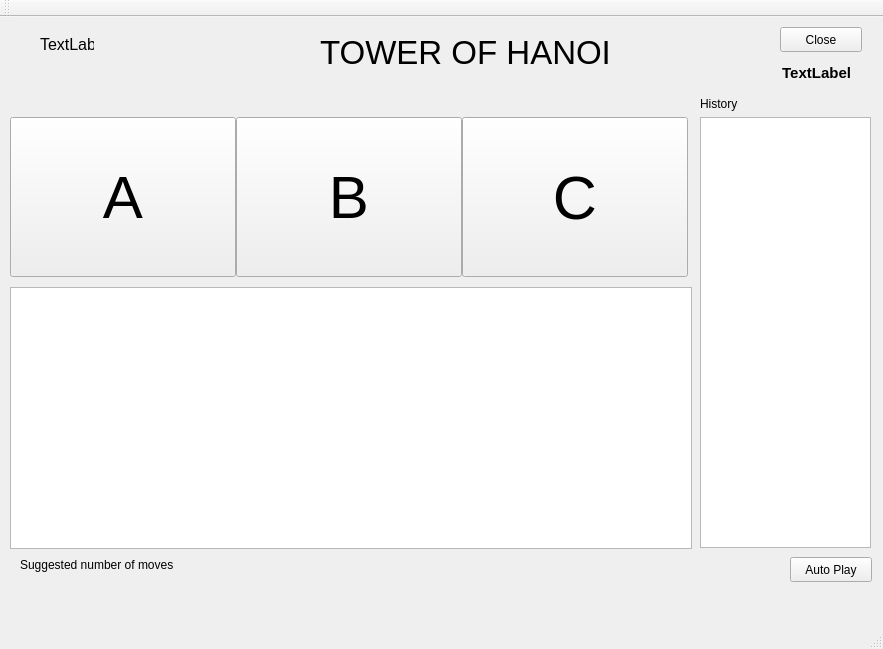
<?xml version="1.0" encoding="UTF-8"?>
<ui version="4.0">
 <class>MainWindow</class>
 <widget class="QMainWindow" name="MainWindow">
  <property name="geometry">
   <rect>
    <x>0</x>
    <y>0</y>
    <width>883</width>
    <height>649</height>
   </rect>
  </property>
  <property name="windowTitle">
   <string>MainWindow</string>
  </property>
  <widget class="QWidget" name="centralWidget">
   <widget class="QGraphicsView" name="graphicsView">
    <property name="geometry">
     <rect>
      <x>10</x>
      <y>270</y>
      <width>682</width>
      <height>262</height>
     </rect>
    </property>
    <property name="interactive">
     <bool>false</bool>
    </property>
    <property name="alignment">
     <set>Qt::AlignJustify|Qt::AlignVCenter</set>
    </property>
    <property name="renderHints">
     <set>QPainter::HighQualityAntialiasing|QPainter::TextAntialiasing</set>
    </property>
    <property name="viewportUpdateMode">
     <enum>QGraphicsView::MinimalViewportUpdate</enum>
    </property>
   </widget>
   <widget class="QPushButton" name="button_A">
    <property name="geometry">
     <rect>
      <x>10</x>
      <y>100</y>
      <width>226</width>
      <height>160</height>
     </rect>
    </property>
    <property name="font">
     <font>
      <pointsize>45</pointsize>
     </font>
    </property>
    <property name="text">
     <string>A</string>
    </property>
   </widget>
   <widget class="QPushButton" name="button_B">
    <property name="geometry">
     <rect>
      <x>236</x>
      <y>100</y>
      <width>226</width>
      <height>160</height>
     </rect>
    </property>
    <property name="font">
     <font>
      <pointsize>45</pointsize>
     </font>
    </property>
    <property name="text">
     <string>B</string>
    </property>
   </widget>
   <widget class="QPushButton" name="button_C">
    <property name="geometry">
     <rect>
      <x>462</x>
      <y>100</y>
      <width>226</width>
      <height>160</height>
     </rect>
    </property>
    <property name="font">
     <font>
      <pointsize>46</pointsize>
     </font>
    </property>
    <property name="text">
     <string>C</string>
    </property>
   </widget>
   <widget class="QPushButton" name="button_close">
    <property name="geometry">
     <rect>
      <x>780</x>
      <y>10</y>
      <width>82</width>
      <height>25</height>
     </rect>
    </property>
    <property name="text">
     <string>Close</string>
    </property>
   </widget>
   <widget class="QLabel" name="label_Status">
    <property name="geometry">
     <rect>
      <x>650</x>
      <y>40</y>
      <width>201</width>
      <height>31</height>
     </rect>
    </property>
    <property name="font">
     <font>
      <pointsize>11</pointsize>
      <weight>75</weight>
      <bold>true</bold>
     </font>
    </property>
    <property name="text">
     <string>TextLabel</string>
    </property>
    <property name="alignment">
     <set>Qt::AlignRight|Qt::AlignTrailing|Qt::AlignVCenter</set>
    </property>
   </widget>
   <widget class="QLabel" name="label_Time">
    <property name="geometry">
     <rect>
      <x>40</x>
      <y>20</y>
      <width>54</width>
      <height>14</height>
     </rect>
    </property>
    <property name="font">
     <font>
      <family>Microsoft Sans Serif</family>
      <pointsize>12</pointsize>
      <weight>50</weight>
      <bold>false</bold>
     </font>
    </property>
    <property name="text">
     <string>TextLabel</string>
    </property>
   </widget>
   <widget class="QPushButton" name="button_AutoPlay">
    <property name="geometry">
     <rect>
      <x>790</x>
      <y>540</y>
      <width>82</width>
      <height>25</height>
     </rect>
    </property>
    <property name="text">
     <string>Auto Play</string>
    </property>
   </widget>
   <widget class="QLabel" name="label_Move_Suggested">
    <property name="geometry">
     <rect>
      <x>20</x>
      <y>540</y>
      <width>171</width>
      <height>16</height>
     </rect>
    </property>
    <property name="text">
     <string>Suggested number of moves</string>
    </property>
   </widget>
   <widget class="QLabel" name="label_Move_count">
    <property name="geometry">
     <rect>
      <x>30</x>
      <y>570</y>
      <width>54</width>
      <height>14</height>
     </rect>
    </property>
    <property name="text">
     <string/>
    </property>
   </widget>
   <widget class="QGraphicsView" name="historyView">
    <property name="geometry">
     <rect>
      <x>700</x>
      <y>100</y>
      <width>171</width>
      <height>431</height>
     </rect>
    </property>
    <property name="alignment">
     <set>Qt::AlignHCenter|Qt::AlignTop</set>
    </property>
   </widget>
   <widget class="QLabel" name="label_Guide">
    <property name="geometry">
     <rect>
      <x>260</x>
      <y>540</y>
      <width>461</width>
      <height>20</height>
     </rect>
    </property>
    <property name="text">
     <string/>
    </property>
    <property name="alignment">
     <set>Qt::AlignCenter</set>
    </property>
   </widget>
   <widget class="QLabel" name="label">
    <property name="geometry">
     <rect>
      <x>300</x>
      <y>10</y>
      <width>331</width>
      <height>51</height>
     </rect>
    </property>
    <property name="font">
     <font>
      <pointsize>25</pointsize>
     </font>
    </property>
    <property name="text">
     <string>TOWER OF HANOI</string>
    </property>
    <property name="alignment">
     <set>Qt::AlignCenter</set>
    </property>
   </widget>
   <widget class="QLabel" name="label_2">
    <property name="geometry">
     <rect>
      <x>700</x>
      <y>80</y>
      <width>54</width>
      <height>14</height>
     </rect>
    </property>
    <property name="text">
     <string>History</string>
    </property>
   </widget>
  </widget>
  <widget class="QMenuBar" name="menuBar">
   <property name="geometry">
    <rect>
     <x>0</x>
     <y>0</y>
     <width>883</width>
     <height>23</height>
    </rect>
   </property>
  </widget>
  <widget class="QToolBar" name="mainToolBar">
   <attribute name="toolBarArea">
    <enum>TopToolBarArea</enum>
   </attribute>
   <attribute name="toolBarBreak">
    <bool>false</bool>
   </attribute>
  </widget>
  <widget class="QStatusBar" name="statusBar"/>
 </widget>
 <layoutdefault spacing="6" margin="11"/>
 <resources/>
 <connections>
  <connection>
   <sender>button_close</sender>
   <signal>clicked()</signal>
   <receiver>MainWindow</receiver>
   <slot>close()</slot>
   <hints>
    <hint type="sourcelabel">
     <x>621</x>
     <y>63</y>
    </hint>
    <hint type="destinationlabel">
     <x>615</x>
     <y>89</y>
    </hint>
   </hints>
  </connection>
 </connections>
</ui>
